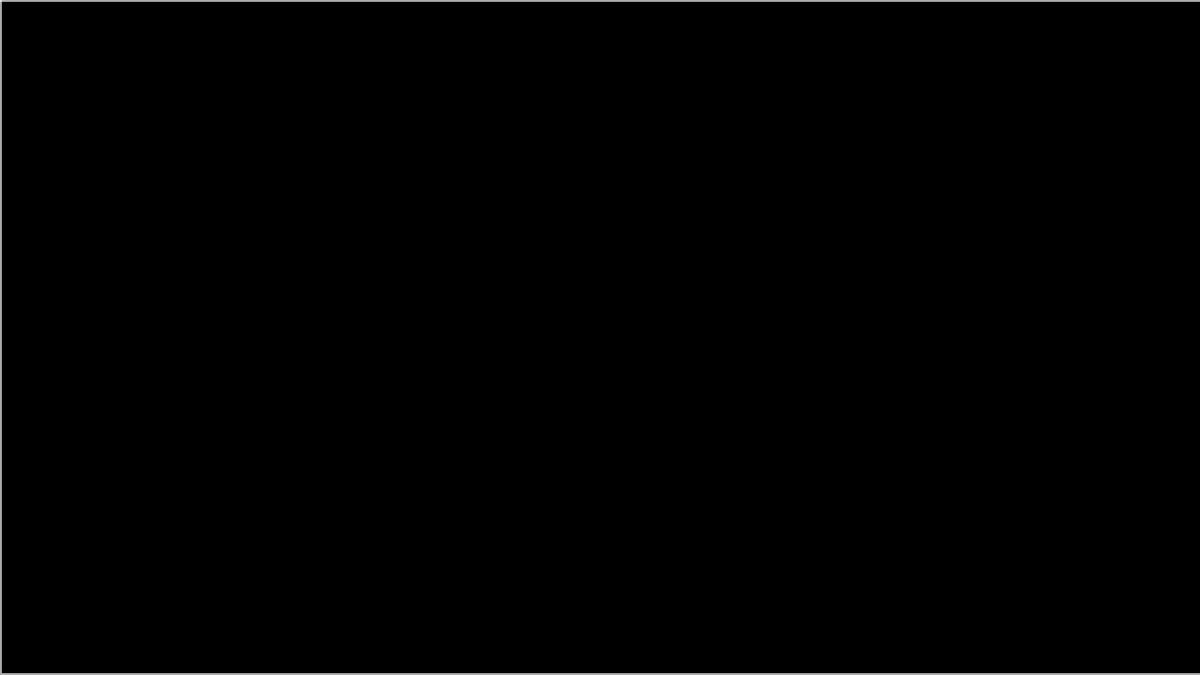
Frame 1 (no input)
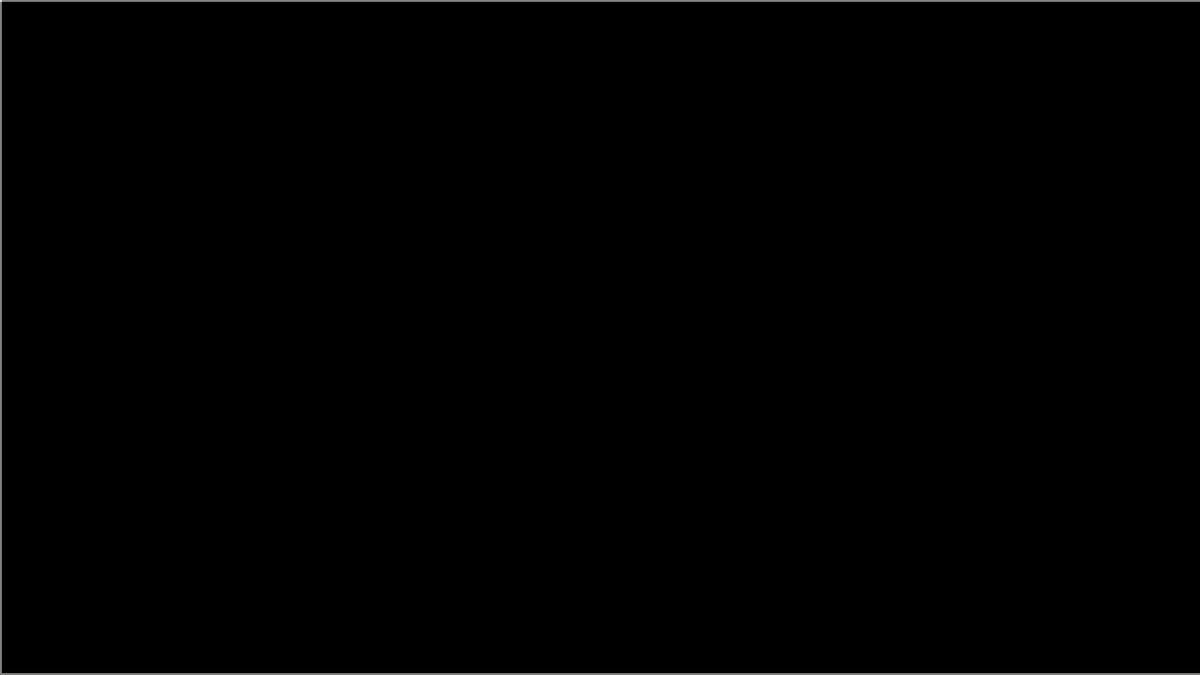
Frame 60 (the mouse pressed at the canvas centre just before this capture)
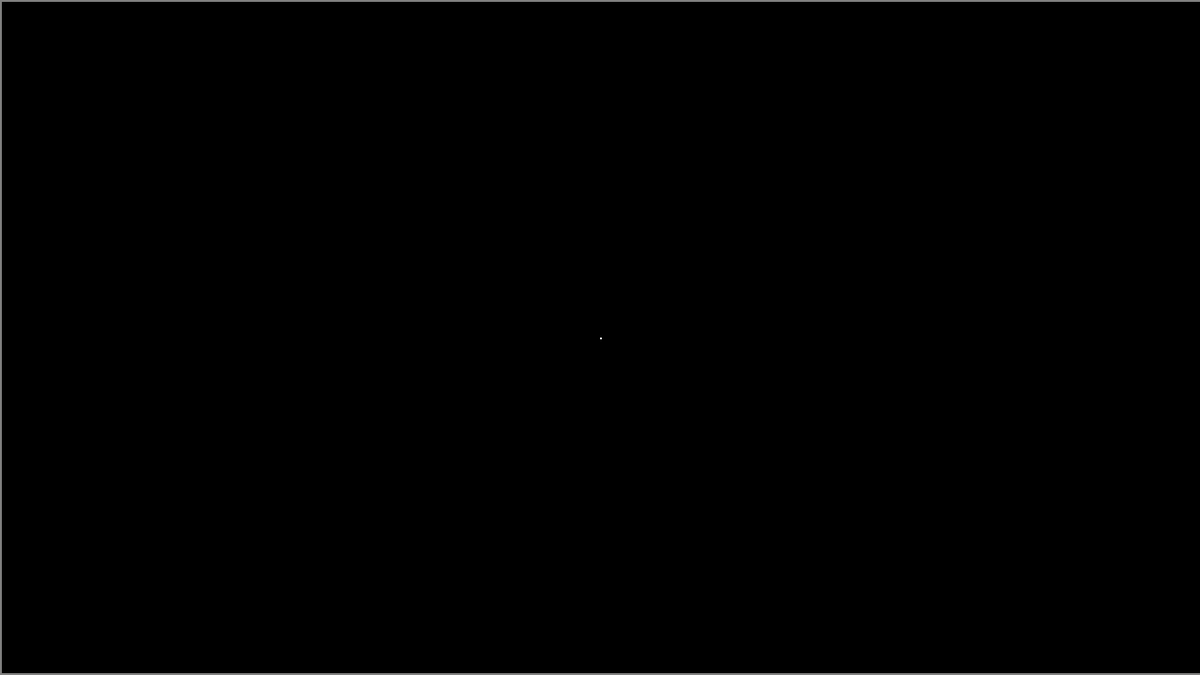
Frame 120 (the mouse held since frame 60 and released just before this capture)

The Processing sketch that drew these frames (run headless with seeded random() and noise(); from frame 60 on, the mouse is pressed at the canvas centre):

// Processing sketch: code
// ── code.pde
int size = 2;
int type = 1;
int rad = 1;
int wallType = 3;
int ver = 1;

float maxTemp = 9725.85;
float minTemp = -273.15;

int[] types = {0,1,2,3,4,5};
int[] states = {0,1,2,3,4,4};
int[] melt = {5,6,7,5,5};

float[] weights = {0,30,45,100,50,50};
float[] temps = {20,20,20,20,20,400};
float[] melts = {400,100,1000,400,maxTemp};

color[] colors = {color(0,0,0),color(255,248,220),color(0,0,255),color(128,128,128),color(0,245,0),color(255,140,0)};

IntKey typeState = new IntKey(types,states);

ColorKey typeColor = new ColorKey(types,colors);

FloatKey typeWeight = new FloatKey(types,weights);

Cell[][] cells;

void setup(){
  size(1280,720);
  cells = new Cell[width/size][height/size];
  for(int x=0;x<cells.length;x++){
    for(int y=0;y<cells[0].length;y++){
      cells[x][y]=new Cell(20,0,0,0);
    }
  }
  makeWalls();
}

void draw(){
  background(0);
  noStroke();
  update();
  for(int x=0;x<cells.length;x++){
    for(int y=0;y<cells[0].length;y++){
      if(cells[x][y].getType()!=0){
        //if(cells[x][y].getTemp()>=1000){
          //fill((typeColor.getMatch(cells[x][y].getType()))+color(cells[x][y].getTemp()-1000));
        //} else {
          fill((typeColor.getMatch(cells[x][y].getType()))+color(cells[x][y].getTemp()));
        //}
        rect(x*size,y*size,size,size);
      }
    }
  }
  drawCircle(mouseX/size,mouseY/size,rad-1,220);
  textSize(16);
  surface.setTitle("SandLab ver. "+ver+" FPS: "+frameRate);
}

void update(){
  for(int x=0;x<cells.length;x++){
    for(int y=0;y<cells[0].length;y++){
      if(cells[x][y].getType()!=0){
        cells[x][y].updateCell(x,y);
      }
      if(x==mouseX/size&&y==mouseY/size){
        if(mousePressed&&mouseButton==LEFT){
          for(int i=0;i<rad;i++){
            drawCircle(x,y,i,new Cell(20,type,typeState.getMatch(type),typeWeight.getMatch(type)));
          }
        } else if(mousePressed&&mouseButton==RIGHT){
          for(int i=0;i<rad;i++){
            drawCircle(x,y,i,new Cell(20,0,0,0));
          }
        }
      }
    }
  }
}

Cell[] getNeighbors(int x,int y){
  Cell[] temp = new Cell[8];
  if(x>0&&y>0){
    temp[0] = cells[x-1][y-1];
  } else {
    temp[0] = new Cell(20,0,0,0);
  }
  if(y>0){
    temp[1] = cells[x][y-1];
  } else {
    temp[1] = new Cell(20,0,0,0);
  }
  if(x<cells.length-1&&y>0){
    temp[2] = cells[x+1][y-1];
  } else {
    temp[2] = new Cell(20,0,0,0);
  }
  if(x>0){
    temp[3] = cells[x-1][y];
  } else {
    temp[3] = new Cell(20,0,0,0);
  }
  if(x<cells.length-1){
    temp[4] = cells[x+1][y];
  } else {
    temp[4] = new Cell(20,0,0,0);
  }
  if(x>0&&y<cells[0].length-1){
    temp[5] = cells[x-1][y+1];
  } else {
    temp[5] = new Cell(20,0,0,0);
  }
  if(y<cells[0].length-1){
    temp[6] = cells[x][y+1];
  } else {
    temp[6] = new Cell(20,0,0,0);
  }
  if(x<cells.length-1&&y<cells[0].length-1){
    temp[7] = cells[x+1][y+1];
  } else {
    temp[7] = new Cell(20,0,0,0);
  }
  return temp;
}

void makeWalls(){
  for(int i=0;i<cells.length;i++){
    cells[i][0]=new Cell(20,wallType,typeState.getMatch(wallType),typeWeight.getMatch(wallType));
  }
  for(int i=0;i<cells.length;i++){
    cells[i][cells[0].length-1]=new Cell(20,wallType,typeState.getMatch(wallType),typeWeight.getMatch(wallType));
  }
  for(int i=0;i<cells[0].length;i++){
    cells[0][i]=new Cell(20,wallType,typeState.getMatch(wallType),typeWeight.getMatch(wallType));
  }
  for(int i=0;i<cells[0].length;i++){
    cells[cells.length-1][0]=new Cell(20,wallType,typeState.getMatch(wallType),typeWeight.getMatch(wallType));
  }
}

void drawCircle(int centerX,int centerY,int rad,color c){
  int d = 3 - (2 * rad);
  int x = 0;
  int y = rad;
  do {
      /*image.setPixel(centerX + x, centerY + y, circleColor);
      image.setPixel(centerX + x, centerY - y, circleColor);
      image.setPixel(centerX - x, centerY + y, circleColor);
      image.setPixel(centerX - x, centerY - y, circleColor);
      image.setPixel(centerX + y, centerY + x, circleColor);
      image.setPixel(centerX + y, centerY - x, circleColor);
      image.setPixel(centerX - y, centerY + x, circleColor);
      image.setPixel(centerX - y, centerY - x, circleColor);*/
      int centerXPlus = centerX+x;
      int centerXMinus = centerX-x;
      int centerYPlus = centerX+y;
      int centerYMinus = centerX-y;
      int centerYYPlus = centerY+y;
      int centerYYMinus = centerY-y;
      int centerYXPlus = centerY+x;
      int centerYXMinus = centerY-x;
      //cells[centerXPlus][centerYYPlus] = cell;
      //cells[centerXPlus][centerYYMinus] = cell;
      //cells[centerXMinus][centerYYPlus] = cell;
      //cells[centerXMinus][centerYYMinus] = cell;
      //cells[centerYPlus][centerYXPlus] = cell;
      //cells[centerYPlus][centerYXMinus] = cell;
      //cells[centerYMinus][centerYXPlus] = cell;
      //cells[centerYMinus][centerYXMinus] = cell;
      fill(c);
      rect(centerXPlus*size,centerYYPlus*size,size,size);
      rect(centerXPlus*size,centerYYMinus*size,size,size);
      rect(centerXMinus*size,centerYYPlus*size,size,size);
      rect(centerXMinus*size,centerYYMinus*size,size,size);
      rect(centerYPlus*size,centerYXPlus*size,size,size);
      rect(centerYPlus*size,centerYXMinus*size,size,size);
      rect(centerYMinus*size,centerYXPlus*size,size,size);
      rect(centerYMinus*size,centerYXMinus*size,size,size);
      if (d < 0) {
          d = d + (4 * x) + 6;
      } else {
          d = d + 4 * (x - y) + 10;
          y--;
      }
      x++;
    } while (x <= y);
}

void drawCircle(int centerX,int centerY,int radius,Cell cell){
  int d = 3 - (2 * radius);
  int x = 0;
  int y = radius;
  do {
      /*image.setPixel(centerX + x, centerY + y, circleColor);
      image.setPixel(centerX + x, centerY - y, circleColor);
      image.setPixel(centerX - x, centerY + y, circleColor);
      image.setPixel(centerX - x, centerY - y, circleColor);
      image.setPixel(centerX + y, centerY + x, circleColor);
      image.setPixel(centerX + y, centerY - x, circleColor);
      image.setPixel(centerX - y, centerY + x, circleColor);
      image.setPixel(centerX - y, centerY - x, circleColor);*/
      int centerXPlus = centerX+x;
      int centerXMinus = centerX-x;
      int centerYPlus = centerX+y;
      int centerYMinus = centerX-y;
      int centerYYPlus = centerY+y;
      int centerYYMinus = centerY-y;
      int centerYXPlus = centerY+x;
      int centerYXMinus = centerY-x;
      if(centerXPlus>cells.length-1){
        centerXPlus = cells.length-1;
      }
      if(centerXMinus<1){
        centerXMinus = 1;
      }
      if(centerYPlus>cells.length-1){
        centerYPlus = cells.length-1;
      }
      if(centerYMinus<1){
        centerYMinus = 1;
      }
      if(centerYXPlus>cells[0].length-1){
        centerYXPlus = cells[0].length-1;
      }
      if(centerYXMinus<1){
        centerYXMinus = 1;
      }
      if(centerYYPlus>cells[0].length-1){
        centerYYPlus = cells[0].length-1;
      }
      if(centerYYMinus<1){
        centerYYMinus = 1;
      }
      cells[centerXPlus][centerYYPlus] = cell;
      cells[centerXPlus][centerYYMinus] = cell;
      cells[centerXMinus][centerYYPlus] = cell;
      cells[centerXMinus][centerYYMinus] = cell;
      cells[centerYPlus][centerYXPlus] = cell;
      cells[centerYPlus][centerYXMinus] = cell;
      cells[centerYMinus][centerYXPlus] = cell;
      cells[centerYMinus][centerYXMinus] = cell;
          if (d < 0) {
              d = d + (4 * x) + 6;
          } else {
              d = d + 4 * (x - y) + 10;
              y--;
          }
          x++;
    } while (x <= y);
}

void keyPressed(){
  if (key == CODED) {
    if(keyCode==UP){
      rad++;
    }
    if(keyCode==DOWN&&rad>=1){
      rad--;
    }
    if(keyCode==RIGHT&&type<types.length-1){
      type++;
    }
    if(keyCode==LEFT&&type>=1){
      type--;
    }
  } else {
    if(key==DELETE){
      for(int x=0;x<(width-1)/size;x++){
        for(int y=0;y<(height-1)/size;y++){
          cells[x][y] = new Cell(20,0,0,0);
        }
      }
    }
  }
}
// ── BoolKey.pde
public class BoolKey{
  int[] ICNT1;
  boolean[] ICNT2;
  public BoolKey(int[] ICNT1,boolean[] ICNT2){
    this.ICNT1 = ICNT1;
    this.ICNT2 = ICNT2;
  }
  
  public boolean getMatch(int match){
    for(int i=0;i<ICNT1.length;i++){
      if(ICNT1[i]==match){
        return ICNT2[i];
      }
    }
    return false;
  }
}
// ── Cell.pde
public class Cell{
  int state = 0;
  int type = 0;
  int temp = 0;
  float weight = 0;
  
  public Cell(int temp,int type,int state,float weight){
    this.state = state;
    this.temp = temp;
    this.type = type;
    this.weight = weight;
  }
  
  public void updateCell(int x,int y){
    if(state==1){
      float r=random(0,100);
      float r2=random(0,100);
      if(y<cells[0].length-1&&x>0&&x<cells.length-1){
        if(r2>=100-weight){
          if(cells[x][y+1].getType()==0||cells[x][y+1].getWeight()<weight){
            Cell c = cells[x][y+1];
            cells[x][y+1]=cells[x][y];
            cells[x][y]=c;
          } else if(r<=50&&x>0&&cells[x-1][y+1].getType()==0){
            Cell c = cells[x-1][y+1];
            cells[x-1][y+1]=cells[x][y];
            cells[x][y]=c;
          } else if(cells[x+1][y+1].getType()==0){
            Cell c = cells[x+1][y+1];
            cells[x+1][y+1]=cells[x][y];
            cells[x][y]=c;
          }
        }
      } else {
        cells[x][y]=new Cell(0,0,0,0);
      }
    }
    if(state==2&&x>0&&x<cells.length-1){
      float r=random(0,100);
      float r2=random(0,100);
      if(y<cells[0].length-1){
        if(r2>=100-weight){
          if(cells[x][y+1].getType()==0||cells[x][y-1].getWeight()<weight){
            Cell c = cells[x][y+1];
            cells[x][y+1]=cells[x][y];
            cells[x][y]=c;
          } else if(r<=50&&x>0&&cells[x-1][y].getType()==0){
            Cell c = cells[x-1][y];
            cells[x-1][y]=cells[x][y];
            cells[x][y]=c;
          } else if(cells[x+1][y].getType()==0){
            Cell c = cells[x+1][y];
            cells[x+1][y]=cells[x][y];
            cells[x][y]=c;
          }
        }
      } else {
        cells[x][y]=new Cell(0,0,0,0);
      }
    }
    if(state==4&&x>0&&x<cells.length-1){
      float r=random(0,100);
      float r2=random(0,100);
      if(y>0){
        if(r2>=100-weight){
          if(cells[x][y-1].getType()==0||cells[x][y-1].getWeight()<weight){
            Cell c = cells[x][y-1];
            cells[x][y-1]=cells[x][y];
            cells[x][y]=c;
          } else if(r<=50&&x>0&&cells[x-1][y].getType()==0){
            Cell c = cells[x-1][y];
            cells[x-1][y]=cells[x][y];
            cells[x][y]=c;
          } else if(cells[x+1][y].getType()==0){
            Cell c = cells[x+1][y];
            cells[x+1][y]=cells[x][y];
            cells[x][y]=c;
          }
        }
      } else {
        cells[x][y]=new Cell(0,0,0,0);
      }
    }
    doTemp(x,y);
  }
  
  public void doSpecial(){}
  
  public void doTemp(int x,int y){
    Cell[] t = getNeighbors(x,y);
    float[] t2 = new float[8];
    float t3 = 0;
    for(int i=0;i<8;i++){
      t2[i]=t[i].getTemp();
    }
    for(int i=0;i<8;i++){
      t3+=t2[i];
    }
    t3=t3/8;
    temp+=t3;
  }
  
  public int getType(){return type;}
  public float getWeight(){return weight;}
  public float getTemp(){return temp;}
}
// ── ColorKey.pde
public class ColorKey{
  int[] ICNT1;
  color[] ICNT2;
  public ColorKey(int[] ICNT1,color[] ICNT2){
    this.ICNT1 = ICNT1;
    this.ICNT2 = ICNT2;
  }
  
  public color getMatch(int match){
    for(int i=0;i<ICNT1.length;i++){
      if(ICNT1[i]==match){
        return ICNT2[i];
      }
    }
    return color(0,0,0);
  }
}
// ── FloatKey.pde
public class FloatKey{
  int[] ICNT1;
  float[] ICNT2;
  public FloatKey(int[] ICNT1,float[] ICNT2){
    this.ICNT1 = ICNT1;
    this.ICNT2 = ICNT2;
  }
  
  public float getMatch(int match){
    for(int i=0;i<ICNT1.length;i++){
      if(ICNT1[i]==match){
        return ICNT2[i];
      }
    }
    return -1;
  }
}
// ── IntKey.pde
public class IntKey{
  int[] ICNT1;
  int[] ICNT2;
  public IntKey(int[] ICNT1,int[] ICNT2){
    this.ICNT1 = ICNT1;
    this.ICNT2 = ICNT2;
  }
  
  public int getMatch(int match){
    for(int i=0;i<ICNT1.length;i++){
      if(ICNT1[i]==match){
        return ICNT2[i];
      }
    }
    return -1;
  }
}
// ── StringKey.pde
public class StringKey{
  int[] ICNT1;
  String[] ICNT2;
  public StringKey(int[] ICNT1,String[] ICNT2){
    this.ICNT1 = ICNT1;
    this.ICNT2 = ICNT2;
  }
  
  public String getMatch(int match){
    for(int i=0;i<ICNT1.length;i++){
      if(ICNT1[i]==match){
        return ICNT2[i];
      }
    }
    return "";
  }
}
